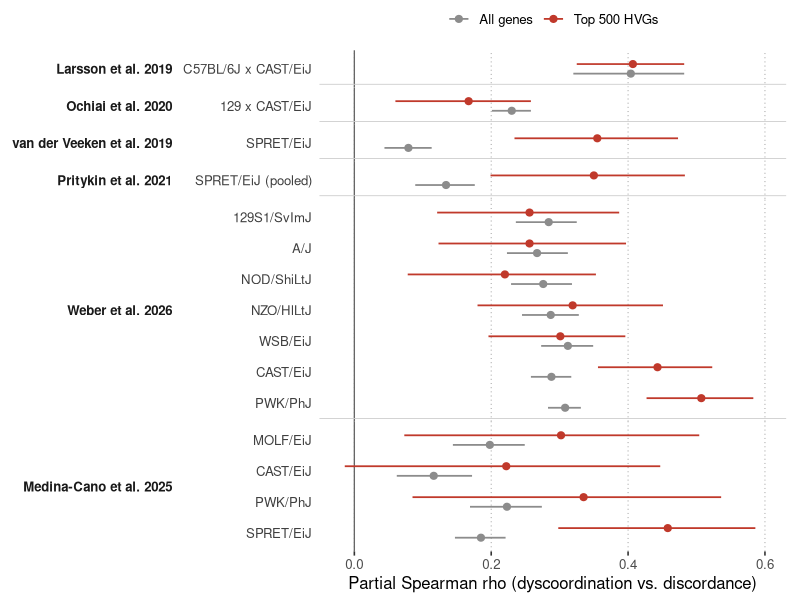
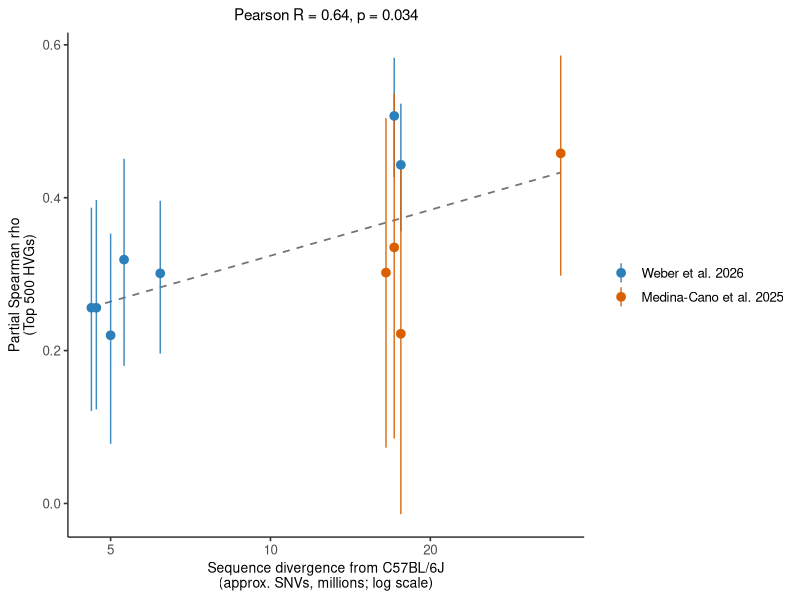

Reproduce these figures in R, in order.
# Allele Specific Expression Summary (Figure 2C and Supplementary Figure 8)

# Set up working directory
# setwd("path/to/working/directory")

library(ggplot2)
library(grid)

# Point estimates and gene-bootstrap 95% confidence intervals are assembled from
# the per-dataset ASE analyses (all_rho / h_rho = partial Spearman over all
# covered genes / the top-500 highly variable genes). Base pdf() only, ASCII text.

######################################################
# Figure 2C: six-dataset forest of partial Spearman (dyscoordination vs. discordance)
# Single-cross datasets first (Larsson, Ochiai, van der Veeken, Pritykin), then the
# multi-cross datasets (Weber, Medina-Cano), ordered by sequence divergence.
d <- read.csv(text = "
dataset,disp,ord,all_rho,all_lo,all_hi,h_rho,h_lo,h_hi
Larsson et al. 2019,C57BL/6J x CAST/EiJ,1,0.404,0.320,0.482,0.407,0.325,0.482
Ochiai et al. 2020,129 x CAST/EiJ,2,0.230,0.201,0.258,0.167,0.060,0.258
van der Veeken et al. 2019,SPRET/EiJ,3,0.079,0.044,0.113,0.355,0.234,0.473
Pritykin et al. 2021,SPRET/EiJ (pooled),4,0.134,0.089,0.176,0.350,0.199,0.483
Weber et al. 2026,129S1/SvImJ,6,0.284,0.236,0.325,0.256,0.121,0.387
Weber et al. 2026,A/J,7,0.267,0.223,0.312,0.256,0.123,0.397
Weber et al. 2026,NOD/ShiLtJ,8,0.276,0.229,0.318,0.220,0.078,0.353
Weber et al. 2026,NZO/HlLtJ,9,0.287,0.245,0.328,0.319,0.180,0.451
Weber et al. 2026,WSB/EiJ,10,0.312,0.273,0.349,0.301,0.196,0.396
Weber et al. 2026,CAST/EiJ,11,0.288,0.258,0.317,0.443,0.356,0.523
Weber et al. 2026,PWK/PhJ,12,0.308,0.283,0.331,0.507,0.427,0.583
Medina-Cano et al. 2025,MOLF/EiJ,13,0.198,0.144,0.249,0.302,0.073,0.504
Medina-Cano et al. 2025,CAST/EiJ,14,0.116,0.062,0.172,0.222,-0.014,0.447
Medina-Cano et al. 2025,PWK/PhJ,15,0.223,0.169,0.274,0.335,0.085,0.536
Medina-Cano et al. 2025,SPRET/EiJ,16,0.185,0.147,0.221,0.458,0.298,0.586
", stringsAsFactors = FALSE, strip.white = TRUE)

ds_levels <- c("Larsson et al. 2019", "Ochiai et al. 2020", "van der Veeken et al. 2019",
               "Pritykin et al. 2021", "Weber et al. 2026", "Medina-Cano et al. 2025")
d$dataset <- factor(d$dataset, levels = ds_levels)
d$key <- paste(sprintf("%02d", d$ord), d$disp)
d$key <- factor(d$key, levels = d$key[order(-d$ord)])

long <- rbind(
  data.frame(dataset = d$dataset, key = d$key, series = "All genes",
             rho = d$all_rho, lo = d$all_lo, hi = d$all_hi),
  data.frame(dataset = d$dataset, key = d$key, series = "Top 500 HVGs",
             rho = d$h_rho, lo = d$h_lo, hi = d$h_hi))
long$series <- factor(long$series, levels = c("All genes", "Top 500 HVGs"))

labmap <- setNames(sub("^[0-9]+ ", "", levels(d$key)), levels(d$key))
sepdf  <- data.frame(dataset = factor(head(ds_levels, -1), levels = ds_levels))
pd     <- position_dodge(width = 0.62)

p_forest <- ggplot(long, aes(rho, key, color = series)) +
  geom_vline(xintercept = 0, color = "grey40", linewidth = 0.45) +
  geom_hline(data = sepdf, aes(yintercept = 0.5), color = "grey80", linewidth = 0.3) +
  geom_linerange(aes(xmin = lo, xmax = hi), position = pd, linewidth = 0.6) +
  geom_point(position = pd, size = 2.1) +
  facet_grid(dataset ~ ., scales = "free_y", space = "free_y", switch = "y") +
  scale_y_discrete(labels = labmap, expand = expansion(add = 0.6)) +
  scale_x_continuous(breaks = seq(0, 0.6, 0.2)) +
  coord_cartesian(xlim = c(-0.02, 0.6)) +
  scale_color_manual(values = c("All genes" = "grey55", "Top 500 HVGs" = "#C0392B"), name = NULL) +
  labs(x = "Partial Spearman rho (dyscoordination vs. discordance)", y = NULL) +
  theme_bw(base_size = 12) +
  theme(panel.border = element_blank(),
        panel.grid.major.x = element_line(linetype = "dotted", color = "grey65", linewidth = 0.35),
        panel.grid.minor = element_blank(), panel.grid.major.y = element_blank(),
        panel.spacing.y = unit(0, "pt"), strip.placement = "outside",
        strip.background = element_blank(),
        strip.text.y.left = element_text(angle = 0, hjust = 1, face = "bold", size = 9.5),
        axis.ticks.y = element_blank(), axis.text.y = element_text(size = 9.5, color = "grey25"),
        legend.position = "top", legend.margin = margin(0, 0, 2, 0),
        plot.margin = margin(5, 10, 5, 4))

pdf("ASE_summary_forest.pdf", width = 10.2, height = 5.8)
grid.draw(ggplotGrob(p_forest))
dev.off()

######################################################
# Supplementary Figure 8: top-500-HVG partial Spearman per cross vs the parental strain's
# genome-wide sequence divergence from C57BL/6J (approx. Mouse Genomes Project
# SNVs, in millions), for the two multi-cross datasets.
d2 <- read.csv(text = "
dataset,strain,snv,rho,lo,hi
Weber et al. 2026,129S1/SvImJ,4.6,0.256,0.121,0.387
Weber et al. 2026,A/J,4.7,0.256,0.123,0.397
Weber et al. 2026,NOD/ShiLtJ,5.0,0.220,0.078,0.353
Weber et al. 2026,NZO/HlLtJ,5.3,0.319,0.180,0.451
Weber et al. 2026,WSB/EiJ,6.2,0.301,0.196,0.396
Weber et al. 2026,CAST/EiJ,17.6,0.443,0.356,0.523
Weber et al. 2026,PWK/PhJ,17.1,0.507,0.427,0.583
Medina-Cano et al. 2025,MOLF/EiJ,16.5,0.302,0.073,0.504
Medina-Cano et al. 2025,PWK/PhJ,17.1,0.335,0.085,0.536
Medina-Cano et al. 2025,CAST/EiJ,17.6,0.222,-0.014,0.447
Medina-Cano et al. 2025,SPRET/EiJ,35.2,0.458,0.298,0.586
", stringsAsFactors = FALSE, strip.white = TRUE)
d2$dataset <- factor(d2$dataset, levels = c("Weber et al. 2026", "Medina-Cano et al. 2025"))

ct  <- cor.test(log10(d2$snv), d2$rho, method = "pearson")
ttl <- sprintf("Pearson R = %.2f, p = %.3f", unname(ct$estimate), ct$p.value)

p_divergence <- ggplot(d2, aes(snv, rho)) +
  geom_smooth(method = "lm", se = FALSE, color = "grey45", linetype = "dashed", linewidth = 0.6) +
  geom_linerange(aes(ymin = lo, ymax = hi, color = dataset), linewidth = 0.5, alpha = 0.9) +
  geom_point(aes(color = dataset), size = 2.6) +
  ggtitle(ttl) +
  scale_x_log10(breaks = c(5, 10, 20, 40)) +
  scale_color_manual(values = c("Weber et al. 2026" = "#2C7FB8", "Medina-Cano et al. 2025" = "#D95F02"), name = NULL) +
  labs(x = "Sequence divergence from C57BL/6J\n(approx. SNVs, millions; log scale)",
       y = "Partial Spearman rho\n(Top 500 HVGs)") +
  theme_classic(base_size = 12) +
  theme(panel.grid = element_blank(), axis.line = element_line(color = "black", linewidth = 0.4),
        axis.title = element_text(size = 10), plot.title = element_text(size = 11, hjust = 0.5))

ggsave("ASE_summary_divergence.pdf", p_divergence, width = 5.2, height = 4.2)

######################################################
